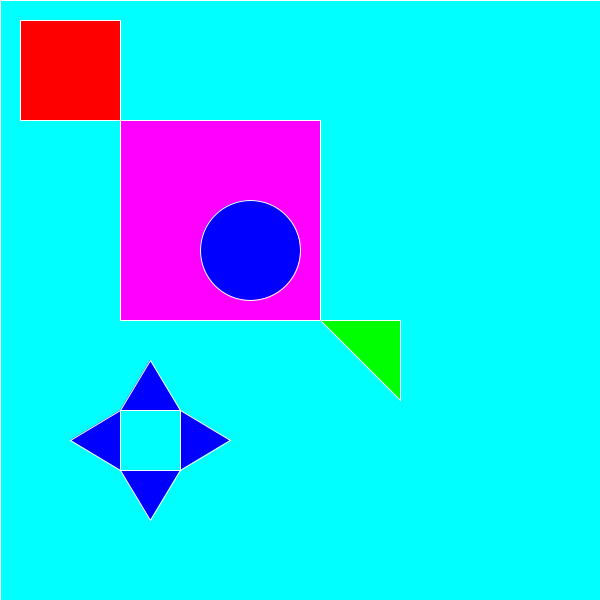
Frame 1 (no input)
Frame 60 (the mouse pressed at the canvas centre just before this capture): identical to frame 1, image omitted
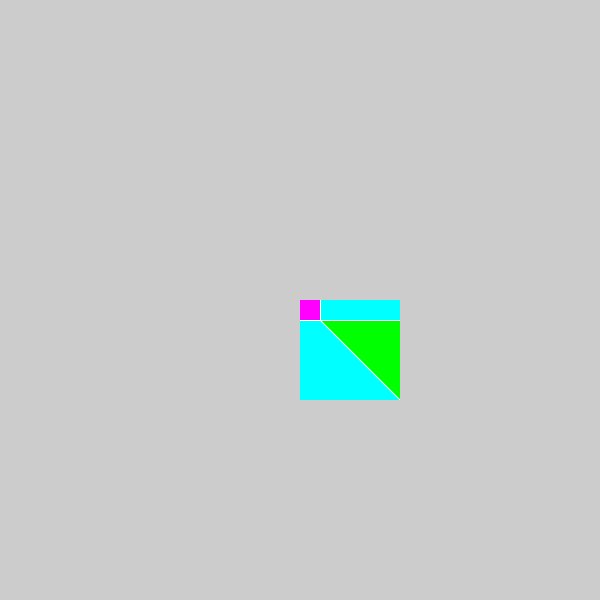
Frame 120 (the mouse held since frame 60 and released just before this capture)

The Processing sketch that drew these frames (run headless with seeded random() and noise(); from frame 60 on, the mouse is pressed at the canvas centre):

// Processing sketch: clip
// ── clip.pde
/* penggunaan gunakan mouse click untuk melakukan clipping */
void setup() {
  size(600, 600);
}

void draw() {
  background(204);
  if (mousePressed) {
    stroke(255,0,0);
    clip(mouseX, mouseY, 100, 100);
  } else {
    noClip();
  }
  stroke(255);
  fill(0,255,255);
  rect(0,0,600,600);
  fill(255,0,0);
  rect(20,20,100,100);
  fill(255,0,255);
  rect(120,120,200,200);
  fill(0,0,255);
  ellipse(250,250,100,100);
  fill(0,255,0);
  triangle(320,320,400,400,400,320);
  fill(0,0,255);
  triangle(120,410,150,360,180,410);
  triangle(180,410,230,440,180,470);
  triangle(120,470,150,520,180,470);
  triangle(120,410,70,440,120,470);
}
